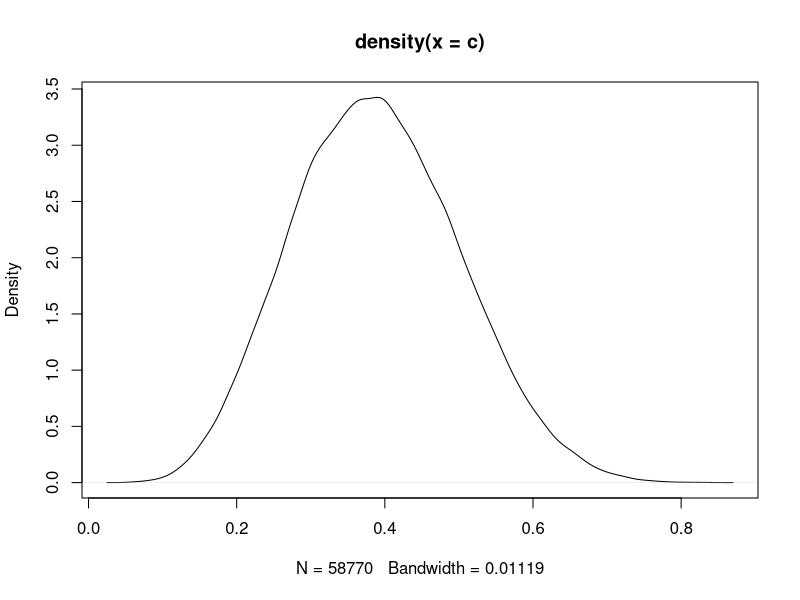

The R source for this figure:
set.seed(0)
R = 6
n = 1000000
pop = 16

binomialDist <- function(R , n , pop){
min = 0
max = 1
a = runif(n , min, max)

b = rep(NA , n)


gen_model <- function(rate) {
  subscribers <- rbinom(1, size = 16, prob = rate)
  subscribers 
}


for(i in 1:n){
  # b[i] = rbinom(n , size = pop , prob = a[i])
  b[i] = gen_model(a[i])
}
c = a[b==R]

# fun <-function(x){
#   return( rbinom(n , size = pop , prob = x))
# }
# c = sapply(a, fun)
# c =a[c==R]
# c =na.omit(c)

return(c)
}
c = binomialDist(R, n , pop)

plot(density(c))
mean(c)
length(c)

